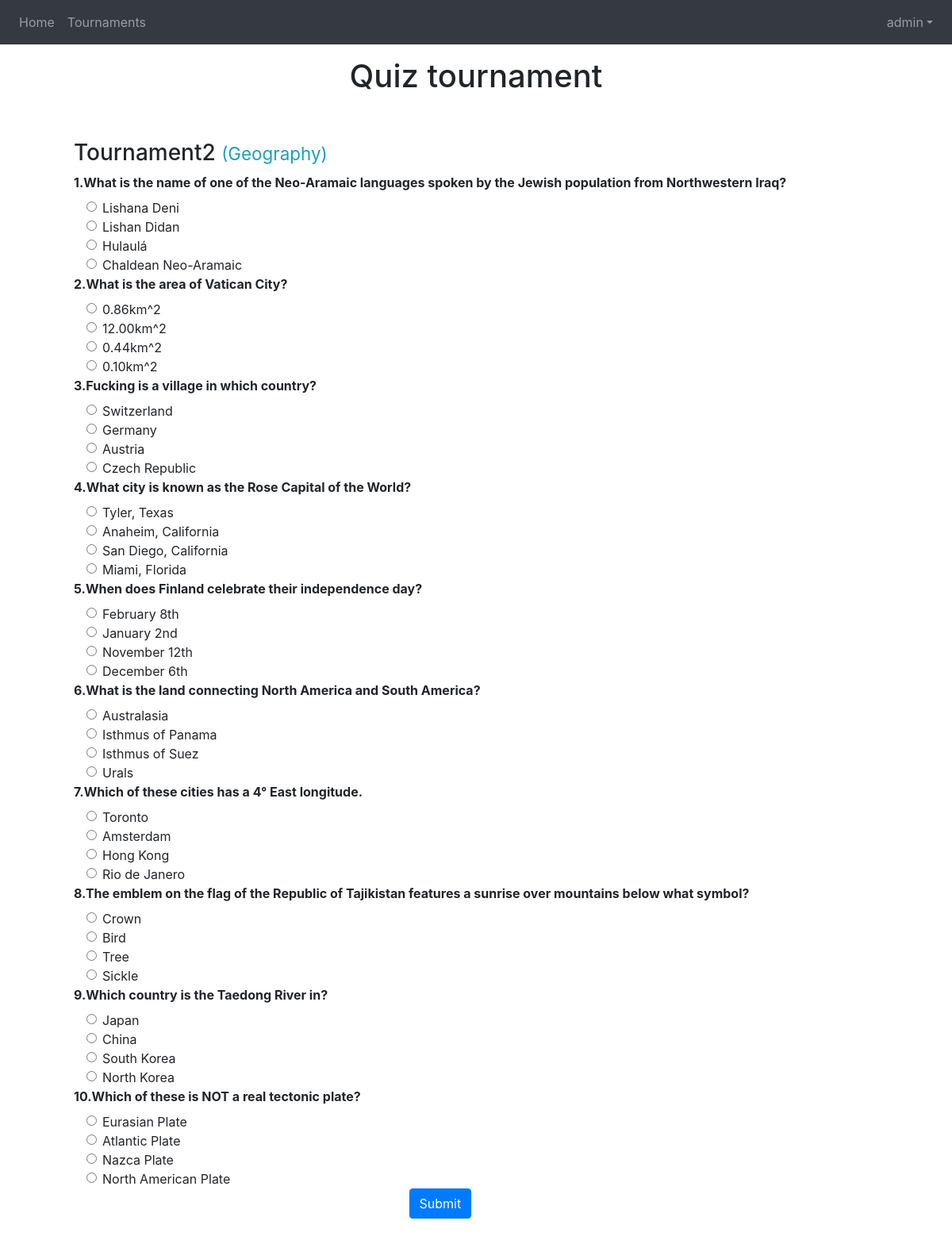
The app's page /quiz/11/ (signed in) with its own data.
### quiz/models.py (models this page shows, shortened)
class User(AbstractUser):
  interests = models.ManyToManyField(Category, blank=True, related_name='interested_players')

class Tournament(models.Model):
    DIFFICULTY_CHOICES = [
    ('easy', 'Easy'),
    ('medium', 'Medium'),
    ('hard', 'Hard'),
    ]
    name = models.CharField(max_length=50)
    difficulty = models.CharField(max_length=6, choices=DIFFICULTY_CHOICES)
    category = models.ForeignKey(Category, on_delete=models.CASCADE)
    start_date = models.DateField()
    end_date = models.DateField()
    questions = models.TextField()

class Category(models.Model):
    category = models.CharField(max_length=50)
    key = models.IntegerField()

### quiz/views.py (the view)
# urls.py: path('quiz/<int:id>/', views.quiz, name='quiz'),
def quiz(request, id):
    tournament = Tournament.objects.get(id = id)
    questions = json.loads(tournament.questions)
    for question in questions:
        question['incorrect_answers'].append(question['correct_answer'])
        random.shuffle(question['incorrect_answers'])
    return render(request, 'quiz/quiz.html', {'tournament': tournament,"questions":questions})

### quiz/templates/quiz/quiz.html (shortened to what this page needs)
{% extends 'quiz/base.html' %}
{% block content %}
<div class="container p-5">
    <h3>{{ tournament.name }} <small class="text-info">({{ tournament.category.category }})</small></h3>
    <form method="post" action="/results/{{tournament.id}}/">
        <div>
            {% for question in  questions  %}
            {% with outer_loop=forloop.counter %}
                <label style="font-weight: bold;">{{forloop.counter}}.{{ question.question |safe}}</label>
                {% for ans in  question.incorrect_answers  %}
                <div class="form-check ml-3">
                <label class="form-check-label">
                <input class="form-check-input" type="radio" name="{{ outer_loop }}" value="{{ans|safe}}">{{ans|safe}}
                </label>
                </div>
                {% endfor %}
            {% endwith %}
            {% endfor %}
        </div>
        <div>
            <input class="btn btn-primary offset-md-5" type="submit" value="Submit">
        </div>
    </form>
</div>
{% endblock %}

### quiz/templates/quiz/base.html (shortened to what this page needs)
<!DOCTYPE html>
{% load static %}
<html lang="en">
<head>
    <link rel="stylesheet" href="https://stackpath.bootstrapcdn.com/bootstrap/4.4.1/css/bootstrap.min.css"
>
</head>
<body>
    <nav class="navbar navbar-expand-lg navbar-dark bg-dark capitalise">
        <div class="collapse navbar-collapse" id="navbarNavDropdown">
            <ul class="navbar-nav mr-auto">
                <li class="nav-item {% if page == 'dashboard' %} active {% endif %}">
                    <a class="nav-link" href="/">Home<span class="sr-only">(current)</span></a>
                </li>
                {% if user.is_authenticated and user.is_staff %}
                <li class="nav-item {% if page == 'data' %} active {% endif %}">
                    <a class="nav-link" href="/tournaments" id="tournaments">Tournaments</a>
                </li>
                {% endif %}
            </ul>
            <ul class="navbar-nav ml-auto">
                {% if user.is_authenticated %}
                <li class="nav-item dropdown">
                  <a class="nav-link dropdown-toggle" href="#" id="navbarDropdown" role="button" data-toggle="dropdown" aria-haspopup="true" aria-expanded="false">{{ user.username }}</a>
                </li>
                {% else %}
                <li class="nav-item">
                    <a class="nav-link" href="/login">Login</a>
                  </li>
            {% endif %}
              </ul>
        </div>
    </nav>
    <div class="page-header text-center">
        <h1>Quiz tournament</h1>
    </div>
    <div class="content container">
        <div class="row">
            <div class="col-md-12">
                {% block content %}
                {% endblock %}
            </div>
        </div>
    </div>
</body>
</html>

### records on screen
User: username "admin"
Tournament: name "Tournament2", category.category "Geography"

### other values on screen
{{ question.question |safe }} "What is the name of one of the Neo-Aramaic languages spoken by the Jewish population from Northwestern Iraq?" "What is the area of Vatican City?" "Fucking is a village in which country?" "What city is known as the Rose Capital of the World?" "When does Finland celebrate their independence day?" "What is the land connecting North America and South America?" "Which of these cities has a 4° East longitude." "The emblem on the flag of the Republic of Tajikistan features a sunrise over mountains below what symbol?" "Which country is the Taedong River in?" "Which of these is NOT a real tectonic plate?"
{{ ans|safe }} "Lishana Deni" "Lishan Didan" "Hulaulá" "Chaldean Neo-Aramaic" "0.86km^2" "12.00km^2" "0.44km^2" "0.10km^2" "Switzerland" "Germany" "Austria" "Czech Republic" "Tyler, Texas" "Anaheim, California" "San Diego, California" "Miami, Florida" "February 8th" "January 2nd" "November 12th" "December 6th" "Australasia" "Isthmus of Panama" "Isthmus of Suez" "Urals" "Toronto" "Amsterdam" "Hong Kong" "Rio de Janero" "Crown" "Bird" "Tree" "Sickle" "Japan" "China" "South Korea" "North Korea" "Eurasian Plate" "Atlantic Plate" "Nazca Plate" "North American Plate"
